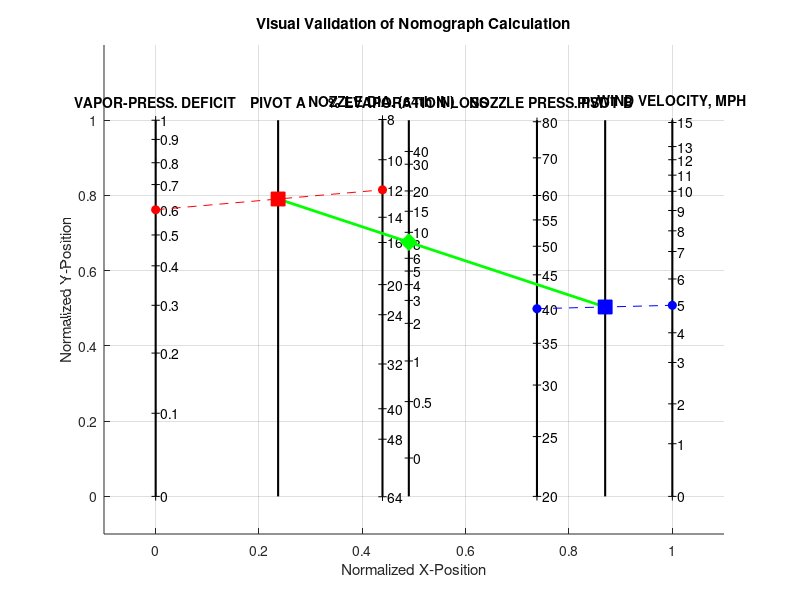

This chart was generated by the following MATLAB code:
% MATLAB script to calculate sprinkler evaporation loss based on the
% Frost and Schwalen nomograph geometry, with added visualization.

% --- Define Input Parameters ---
% These can be changed to solve for different conditions.
inputs.vpd = 0.6;      % Vapor-Pressure Deficit (psi)
inputs.nozzle = 12;    % Nozzle Diameter (in 64ths of an inch)
inputs.pressure = 40;  % Nozzle Pressure (psi)
inputs.wind = 5;       % Wind Velocity (mph)

% --- Define Nomograph Geometry and Scales ---
% This data is derived from the interactive HTML nomograph's structure.
% Each scale has an x-position and a set of [value, y_coordinate] ticks.

scales = struct();
scales.S3.label = 'VAPOR-PRESS. DEFICIT'; 
scales.S3.x = 0;
scales.S3.ticks = [0, 0; 0.1, 0.221; 0.2, 0.381; 0.3, 0.508; 0.4, 0.613; 0.5, 0.695; 0.6, 0.762; 0.7, 0.829; 0.8, 0.887; 0.9, 0.949; 1.0, 1.000];

scales.S4.label = 'PIVOT A'; 
scales.S4.x = 0.237;

scales.S5.label = 'NOZZLE DIA. (64th IN)'; 
scales.S5.x = 0.439;
scales.S5.ticks = [8, 1.002; 10, 0.895; 12, 0.815; 14, 0.742; 16, 0.675; 20, 0.563; 24, 0.483; 32, 0.352; 40, 0.233; 48, 0.152; 64, -0.001];

scales.S6.label = '% EVAPORATION LOSS'; 
scales.S6.x = 0.490;
scales.S6.ticks = [0, 0.102; 0.5, 0.252; 1, 0.360; 2, 0.460; 3, 0.521; 4, 0.563; 5, 0.599; 6, 0.633; 8, 0.671; 10, 0.702; 15, 0.758; 20, 0.812; 30, 0.883; 40, 0.917];

scales.S7.label = 'NOZZLE PRESS. PSI'; 
scales.S7.x = 0.738;
scales.S7.ticks = [20, 0.000; 25, 0.159; 30, 0.296; 35, 0.407; 40, 0.499; 45, 0.589; 50, 0.665; 55, 0.735; 60, 0.800; 70, 0.900; 80, 0.996];

scales.S8.label = 'PIVOT B'; 
scales.S8.x = 0.870;

scales.S9.label = 'WIND VELOCITY, MPH'; 
scales.S9.x = 1.000;
scales.S9.ticks = [0, 0.000; 1, 0.140; 2, 0.246; 3, 0.356; 4, 0.435; 5, 0.508; 6, 0.578; 7, 0.651; 8, 0.706; 9, 0.760; 10, 0.811; 11, 0.854; 12, 0.895; 13, 0.930; 15, 0.994];

% --- Step 1: Get Y-coordinates for input values ---
y_vpd = interp1(scales.S3.ticks(:,1), scales.S3.ticks(:,2), inputs.vpd, 'linear', 'extrap');
y_nozzle = interp1(scales.S5.ticks(:,1), scales.S5.ticks(:,2), inputs.nozzle, 'linear', 'extrap');
y_pressure = interp1(scales.S7.ticks(:,1), scales.S7.ticks(:,2), inputs.pressure, 'linear', 'extrap');
y_wind = interp1(scales.S9.ticks(:,1), scales.S9.ticks(:,2), inputs.wind, 'linear', 'extrap');

P3 = [scales.S3.x, y_vpd];
P5 = [scales.S5.x, y_nozzle];
P7 = [scales.S7.x, y_pressure];
P9 = [scales.S9.x, y_wind];

% --- Step 2: Calculate Pivot Point A on Column 4 ---
m_A = (P5(2) - P3(2)) / (P5(1) - P3(1));
y_A = m_A * (scales.S4.x - P3(1)) + P3(2);
PA = [scales.S4.x, y_A];

% --- Step 3: Calculate Pivot Point B on Column 8 ---
m_B = (P9(2) - P7(2)) / (P9(1) - P7(1));
y_B = m_B * (scales.S8.x - P7(1)) + P7(2);
PB = [scales.S8.x, y_B];

% --- Step 4: Calculate Intersection on Loss Column 6 ---
m_Loss = (PB(2) - PA(2)) / (PB(1) - PA(1));
y_Loss = m_Loss * (scales.S6.x - PA(1)) + PA(2);
P_Loss = [scales.S6.x, y_Loss];

% --- Step 5: Convert Y-coordinate back to a value ---
evaporationLoss = interp1(scales.S6.ticks(:,2), scales.S6.ticks(:,1), y_Loss, 'linear', 'extrap');

% --- Step 6: Display the results in the Console ---
fprintf('--- Nomograph Calculation ---\n');
fprintf('Input VPD: %.2f psi\n', inputs.vpd);
fprintf('Input Nozzle Diameter: %d/64 in\n', inputs.nozzle);
fprintf('Input Pressure: %d psi\n', inputs.pressure);
fprintf('Input Wind: %d mph\n\n', inputs.wind);
fprintf('Calculated Y on Pivot A (Col 4): %.3f\n', y_A);
fprintf('Calculated Y on Pivot B (Col 8): %.3f\n', y_B);
fprintf('Calculated Y on Loss (Col 6):   %.3f\n\n', y_Loss);
fprintf('>>> Final Result <<<\n');
fprintf('Percent Evaporation Loss: %.1f%%\n', evaporationLoss);

% --- Step 7: Visualization and Validation ---
figure('Name', 'Nomograph Visualization', 'Position', [100, 100, 1000, 600]);
hold on;
grid on;

% Plot all scales and their ticks
all_scales = fieldnames(scales);
for i = 1:length(all_scales)
    s = scales.(all_scales{i});
    plot([s.x, s.x], [0, 1], 'k-', 'LineWidth', 1.5);
    if isfield(s, 'ticks')
        for j = 1:size(s.ticks, 1)
            plot(s.x, s.ticks(j,2), 'k+');
            text(s.x + 0.01, s.ticks(j,2), num2str(s.ticks(j,1)));
        end
    end
    text(s.x, 1.05, s.label, 'HorizontalAlignment', 'center', 'FontWeight', 'bold');
end

% Plot the construction lines
plot([P3(1), P5(1)], [P3(2), P5(2)], 'r--');
plot([P7(1), P9(1)], [P7(2), P9(2)], 'b--');
plot([PA(1), PB(1)], [PA(2), PB(2)], 'g-', 'LineWidth', 2);

% Plot the points
plot(P3(1), P3(2), 'ro', 'MarkerFaceColor', 'r');
plot(P5(1), P5(2), 'ro', 'MarkerFaceColor', 'r');
plot(P7(1), P7(2), 'bo', 'MarkerFaceColor', 'b');
plot(P9(1), P9(2), 'bo', 'MarkerFaceColor', 'b');
plot(PA(1), PA(2), 'rs', 'MarkerFaceColor', 'r', 'MarkerSize', 10);
plot(PB(1), PB(2), 'bs', 'MarkerFaceColor', 'b', 'MarkerSize', 10);
plot(P_Loss(1), P_Loss(2), 'gd', 'MarkerFaceColor', 'g', 'MarkerSize', 12);

hold off;
axis([-0.1, 1.1, -0.1, 1.2]);
title('Visual Validation of Nomograph Calculation');
xlabel('Normalized X-Position');
ylabel('Normalized Y-Position');

% Save the figure as a PNG
saveas(gcf, 'nomograph_visualization.png');
